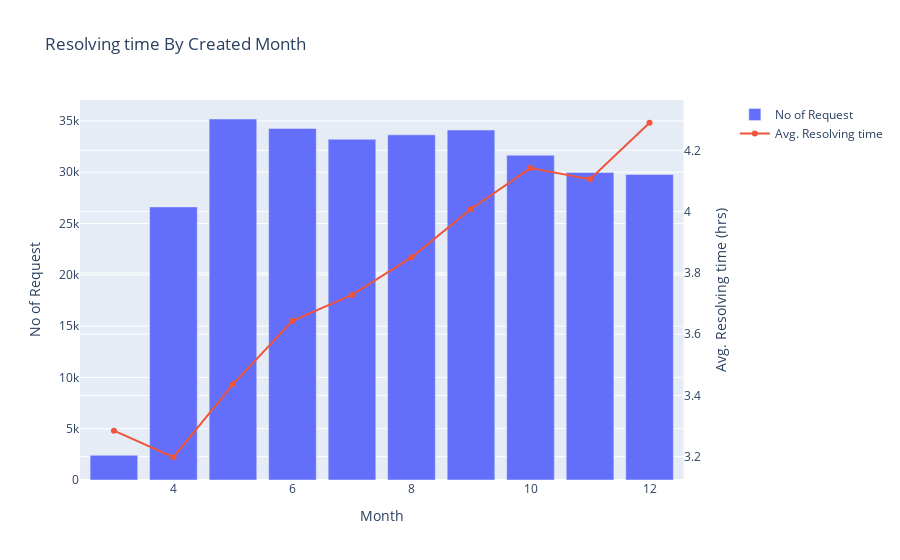

Here is the notebook cell this chart was saved with:
### Code cell
from plotly.subplots import make_subplots

# Create figure with secondary y-axis
fig = make_subplots(specs=[[{"secondary_y": True}]])

# Add traces
fig.add_trace(
    go.Bar(x=month['created_month'], y=month['count'], name="No of Request"),
    secondary_y=False,
)

fig.add_trace(
    go.Line(x=month['created_month'], y=month['resolved_time'], name="Avg. Resolving time"),
    secondary_y=True,
)

# Add figure title
fig.update_layout(
    title_text="Resolving time By Created Month"
)

# Set x-axis title
fig.update_xaxes(title_text="Month")

# Set y-axes titles
fig.update_yaxes(title_text="No of Request", secondary_y=False)
fig.update_yaxes(title_text="Avg. Resolving time (hrs)", secondary_y=True)

fig.show()

### Figure 1 — Plotly figure (JSON) as saved in the notebook; plotly's stock layout.template omitted (floating-point values rounded to 4 significant figures)
{"data": [{"name": "No of Request", "type": "bar", "x": [3, 4, 5, 6, 7, 8, 9, 10, 11, 12], "xaxis": "x", "y": [2409, 26621, 35189, 34264, 33216, 33643, 34116, 31658, 29979, 29788], "yaxis": "y"}, {"name": "Avg. Resolving time", "type": "scatter", "x": [3, 4, 5, 6, 7, 8, 9, 10, 11, 12], "xaxis": "x", "y": [3.285, 3.198, 3.436, 3.643, 3.728, 3.851, 4.009, 4.142, 4.106, 4.29], "yaxis": "y2"}], "layout": {"title": {"text": "Resolving time By Created Month"}, "xaxis": {"anchor": "y", "domain": [0, 0.94], "title": {"text": "Month"}}, "yaxis": {"anchor": "x", "domain": [0, 1], "title": {"text": "No of Request"}}, "yaxis2": {"anchor": "x", "overlaying": "y", "side": "right", "title": {"text": "Avg. Resolving time (hrs)"}}}}
